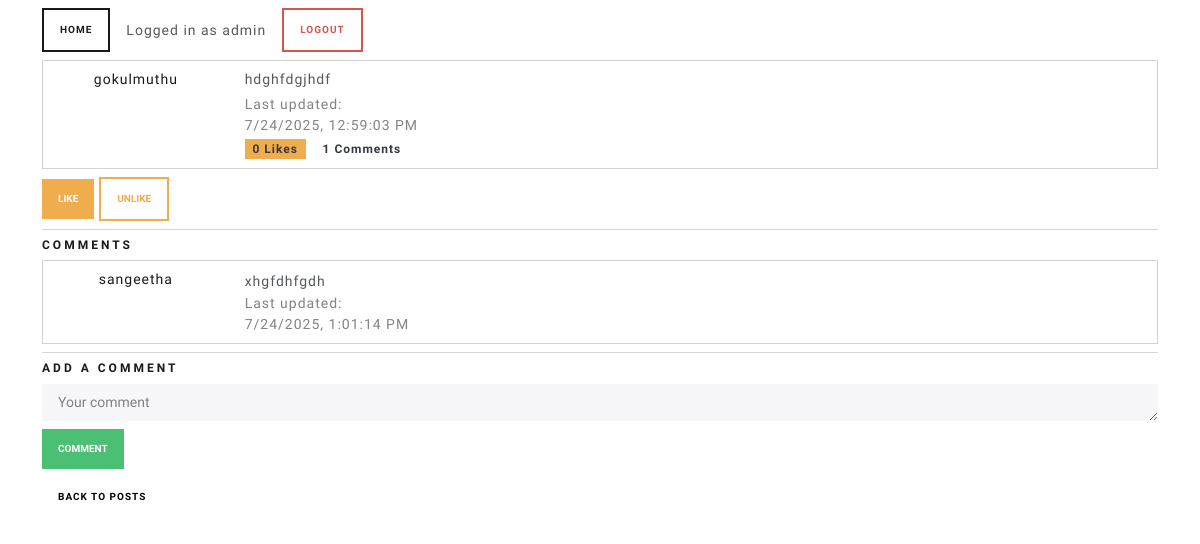
Screenshot of /post/2 (signed in) with the database file from the repository.
### app.py (models this page shows)
class Post(db.Model):
    id = db.Column(db.Integer, primary_key=True)
    username = db.Column(db.String(80), nullable=False)
    content = db.Column(db.Text, nullable=False)
    created_at = db.Column(db.DateTime, default=datetime.utcnow)
    last_updated = db.Column(db.DateTime, default=datetime.utcnow, onupdate=datetime.utcnow)
    comments = db.relationship('Comment', backref='post', cascade='all, delete-orphan')
    likes = db.relationship('Like', backref='post', cascade='all, delete-orphan')

class Comment(db.Model):
    id = db.Column(db.Integer, primary_key=True)
    post_id = db.Column(db.Integer, db.ForeignKey('post.id'), nullable=False)
    username = db.Column(db.String(80), nullable=False)
    content = db.Column(db.Text, nullable=False)
    created_at = db.Column(db.DateTime, default=datetime.utcnow)
    last_updated = db.Column(db.DateTime, default=datetime.utcnow, onupdate=datetime.utcnow)

### app.py (the view)
@app.route('/post/<int:post_id>')
def post_detail(post_id):
    if 'username' not in session:
        return redirect(url_for('login'))
    post = Post.query.get_or_404(post_id)
    comments = Comment.query.filter_by(post_id=post_id).order_by(Comment.created_at.asc()).all()
    return render_template('post_detail.html', post=post, comments=comments, username=session['username'])

### templates/post_detail.html (shortened to what this page needs)
<!DOCTYPE html>
<html lang="en">
<head>
    <link rel="stylesheet" href="https://cdnjs.cloudflare.com/ajax/libs/bootswatch/5.3.2/lux/bootstrap.min.css">
</head>
<body>
<div class="container mt-2">
    <nav class="mb-2 d-flex align-items-center" style="gap: 0.5rem;">
        <a href="{{ url_for('index') }}" class="btn btn-outline-primary btn-sm">Home</a>
        <span class="ms-2 small">Logged in as <strong>{{ username }}</strong></span>
        <a href="{{ url_for('logout') }}" class="btn btn-outline-danger btn-sm ms-2">Logout</a>
    </nav>
    <div class="card mb-2">
        <div class="row g-0">
            <div class="col-2 d-flex flex-column align-items-center justify-content-start pt-2">
                <span class="username small text-primary">{{ post.username }}</span>
            </div>
            <div class="col-10">
                <div class="card-body py-2 px-3">
                    <p class="card-text mb-1 small">{{ post.content }}</p>
                    <small class="text-muted d-block">Last updated:</small>
                    <span class="localtime text-muted small d-block" data-utc="{{ (post.last_updated or post.created_at).strftime('%Y-%m-%dT%H:%M:%S') }}"></span>
                    <span class="badge bg-warning text-dark me-1">{{ post.likes|length }} Likes</span>
                    <span class="badge bg-secondary">{{ post.comments|length }} Comments</span>
                </div>
            </div>
        </div>
    </div>
    <form method="post" action="{{ url_for('like_post', post_id=post.id) }}" class="d-inline">
        <button type="submit" class="btn btn-warning btn-sm">Like</button>
    </form>
    <form method="post" action="{{ url_for('unlike_post', post_id=post.id) }}" class="d-inline">
        <button type="submit" class="btn btn-outline-warning btn-sm">Unlike</button>
    </form>
    <hr class="my-2">
    <h6 class="mb-2">Comments</h6>
    {% for comment in comments %}
    <div class="card mb-1">
        <div class="row g-0">
            <div class="col-2 d-flex flex-column align-items-center justify-content-start pt-2">
                <span class="username small text-primary">{{ comment.username }}</span>
            </div>
            <div class="col-10">
                <div class="card-body py-2 px-3">
                    <span class="small">{{ comment.content }}</span>
                    <small class="text-muted d-block">Last updated:</small>
                    <span class="localtime text-muted small d-block" data-utc="{{ (comment.last_updated or comment.created_at).strftime('%Y-%m-%dT%H:%M:%S') }}"></span>
                </div>
            </div>
        </div>
    </div>
    {% else %}
    <p class="small">No comments yet.</p>
    {% endfor %}
    <hr class="my-2">
    <h6>Add a Comment</h6>
    <form method="post" action="{{ url_for('add_comment', post_id=post.id) }}">
        <div class="mb-2">
            <textarea class="form-control form-control-sm" name="content" rows="1" placeholder="Your comment" required></textarea>
        </div>
        <button type="submit" class="btn btn-success btn-sm">Comment</button>
    </form>
    <a href="{{ url_for('index') }}" class="btn btn-secondary btn-sm mt-2">Back to Posts</a>
</div>
</body>
</html>

### rows the page displays
Post: username "gokulmuthu", content "hdghfdgjhdf"
Comment: username "sangeetha", content "xhgfdhfgdh"

### other values shown
{{ username }} "admin"
{{ post.likes|length }} "0"
{{ post.comments|length }} "1"
